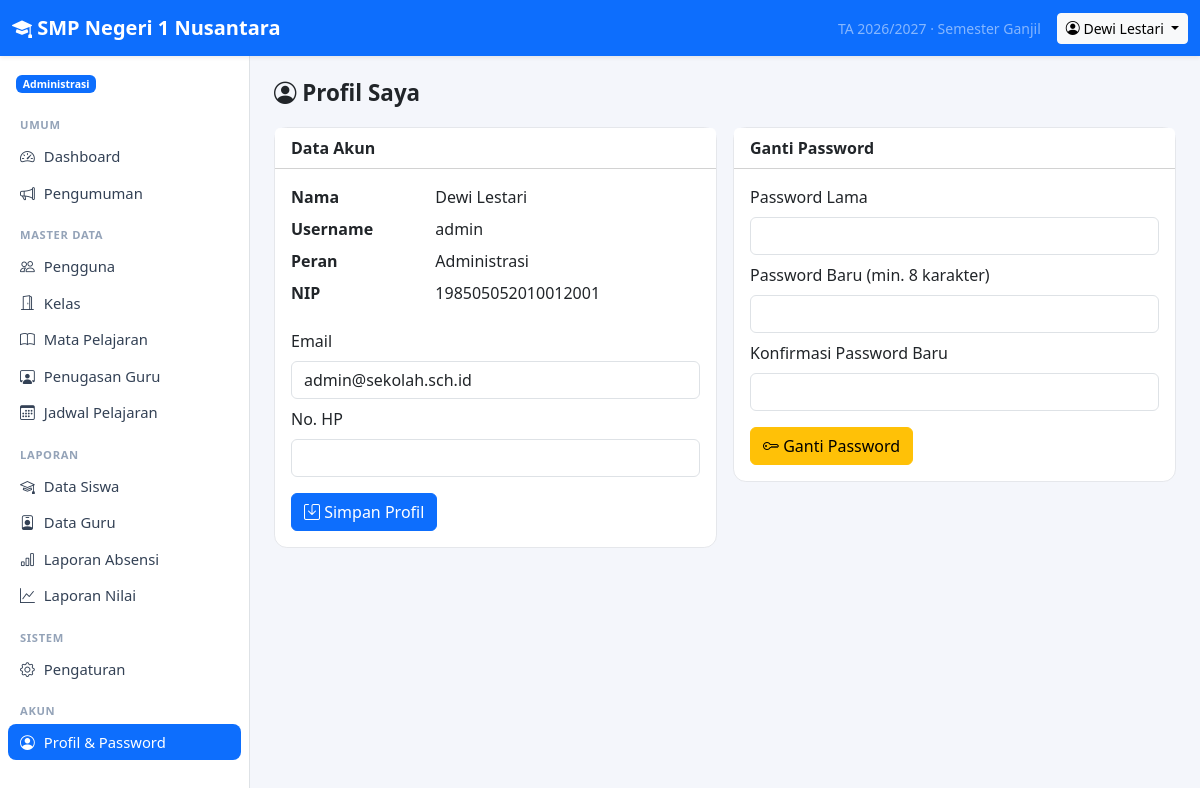
The app's page /index.php?r=profil (signed in) with its own data.
### tables this page shows
CREATE TABLE `settings` (
  `skey` varchar(50) NOT NULL,
  `svalue` text DEFAULT NULL,
  PRIMARY KEY (`skey`)
);

CREATE TABLE `users` (
  `id` int(11) NOT NULL AUTO_INCREMENT,
  `username` varchar(50) NOT NULL,
  `password_hash` varchar(255) NOT NULL,
  `name` varchar(100) NOT NULL,
  `role` varchar(20) NOT NULL,
  `nip` varchar(30) DEFAULT NULL,
  `email` varchar(100) DEFAULT NULL,
  `phone` varchar(30) DEFAULT NULL,
  `active` int(11) NOT NULL DEFAULT 1,
  `created_at` datetime DEFAULT current_timestamp(),
  PRIMARY KEY (`id`),
  UNIQUE KEY `username` (`username`),
  KEY `idx_users_role` (`role`)
);

### app/helpers.php (called while the page is built, shortened)
<?php
function config(string $key, mixed $default = null): mixed
{
    $value = $GLOBALS['config'];
    foreach (explode('.', $key) as $part) {
        $value = $value[$part];
    }
    return $value;
}
function e(mixed $value): string
{
    return htmlspecialchars((string) ($value ?? ''), ENT_QUOTES, 'UTF-8');
}
function url(string $route = '', array $params = []): string
{
    $query = $route !== '' ? ['r' => $route] + $params : $params;
    return 'index.php' . ($query ? '?' . http_build_query($query) : '');
}
function param(string $key, string $default = ''): string
{
    $v = $_GET[$key] ?? $default;
    return is_string($v) ? trim($v) : $default;
}
function render(string $view, array $data = [], string $title = ''): void
{
    extract($data, EXTR_SKIP);
    require BASE_PATH . '/app/views/' . $view . '.php';
    $content = ob_get_clean();
    require BASE_PATH . '/app/views/layout.php';
}
function role_label(string $role): string
{
    return ROLES[$role] ?? $role;
}
function setting(string $key, string $default = ''): string
{
    static $cache = null;
    if ($cache === null) {
        $cache = [];
        foreach (db_all('SELECT skey, svalue FROM settings') as $row) {
            $cache[$row['skey']] = (string) $row['svalue'];
        }
    }
    return $cache[$key] ?? $default;
}
function period(): array
{
    return [
        'year'     => setting('academic_year', date('Y') . '/' . (date('Y') + 1)),
        'semester' => setting('semester', 'Ganjil'),
    ];
}

### app/controllers/auth.php (called while the page is built, shortened)
<?php
function auth_profile(): void
{
    $me = current_user();
    $student = $me['role'] === 'siswa' ? student_by_user((int) $me['id']) : null;
    render('auth/profile', ['me' => $me, 'student' => $student], 'Profil Saya');
}

### public/index.php (called while the page is built, shortened)
<?php
$routes = require BASE_PATH . '/app/routes.php';
$route  = trim(param('r'), '/');
[$file, $handler, $roles] = $routes[$route];
if ($roles !== null) {
    $roles === [] ? require_login() : require_role(...$roles);
}
try {
    $handler();
} catch (Throwable $e) {
    error_log((string) $e);
    if (config('debug')) {
        throw $e;
    }
    abort(500, 'Terjadi kesalahan pada server. Silakan coba lagi.');
}

### app/auth.php (called while the page is built, shortened)
<?php
function current_user(): ?array
{
    static $user = false;
    if ($user !== false) {
        return $user;
    }
    $uid = $_SESSION['uid'] ?? null;
    $user = $uid ? db_one('SELECT * FROM users WHERE id = ? AND active = 1', [$uid]) : null;
    return $user;
}
function require_login(): array
{
    $u = current_user();
    return $u;
}

### app/db.php (called while the page is built, shortened)
<?php
function db(): PDO
{
    static $pdo = null;
    if ($pdo instanceof PDO) {
        return $pdo;
    }
    $c = config('db');
    $options = [
        PDO::ATTR_ERRMODE            => PDO::ERRMODE_EXCEPTION,
        PDO::ATTR_DEFAULT_FETCH_MODE => PDO::FETCH_ASSOC,
        PDO::ATTR_EMULATE_PREPARES   => false,
    ];
    try {
        if ($c['driver'] === 'mysql') {
            $dsn = sprintf('mysql:host=%s;port=%s;dbname=%s;charset=utf8mb4', $c['host'], $c['port'], $c['name']);
            $pdo = new PDO($dsn, $c['user'], $c['pass'], $options);
            $pdo->exec("SET time_zone = '" . date('P') . "'");
        } else {
            $pdo = new PDO('sqlite:' . $c['sqlite_path'], null, null, $options);
            $pdo->exec('PRAGMA foreign_keys = ON');
            $pdo->exec('PRAGMA journal_mode = WAL');
        }
    } catch (PDOException $e) {
        if (PHP_SAPI === 'cli') {
            throw $e;
        }
        error_log((string) $e);
        while (ob_get_level() > 0) {
            ob_end_clean();
        }
        http_response_code(500);
        exit('<!doctype html><html lang="id"><meta charset="utf-8"><meta name="viewport" content="width=device-width, initial-scale=1">'
            . '<title>Database tidak terhubung</title>'
            . '<body style="font-family:system-ui,sans-serif;background:#f4f6fb;margin:0;padding:16px">'
            . '<div style="max-width:640px;margin:64px auto;background:#fff;border:1px solid #e5e7eb;border-radius:12px;padding:28px">'
            . '<h2 style="margin-top:0;color:#b91c1c">Tidak dapat terhubung ke database</h2>'
            . '<p>Aplikasi tidak bisa tersambung ke server database. Periksa hal berikut:</p><ol style="line-height:1.7">'
            . '<li>Nama database, user, dan password di <code>config.local.php</code> (atau <code>config.php</code>) sudah benar.</li>'
            . '<li>User database sudah ditambahkan ke database dengan hak <em>ALL PRIVILEGES</em>.</li>'
            . '<li>File <code>database/sekolah_mysql_kosong.sql</code> atau <code>sekolah_mysql.sql</code> sudah di-import.</li>'
            . '<li>Server MySQL/MariaDB sedang berjalan.</li></ol>'
            . '<p style="color:#64748b;font-size:14px;margin-bottom:0">Detail kesalahan dicatat di log error server.</p></div></body></html>');
    }
    return $pdo;
}
function db_query(string $sql, array $params = []): PDOStatement
{
    $st = db()->prepare($sql);
    $st->execute($params);
    return $st;
}
function db_one(string $sql, array $params = []): ?array
{
    $row = db_query($sql, $params)->fetch();
    return $row === false ? null : $row;
}
function db_all(string $sql, array $params = []): array
{
    return db_query($sql, $params)->fetchAll();
}

### app/menu.php (called while the page is built, shortened)
<?php
function menu_for(string $role): array
{
    $common = ['Umum' => [
        ['Dashboard', '', 'speedometer2'],
        ['Pengumuman', 'pengumuman', 'megaphone'],
    ]];
    $teaching = ['Mengajar' => [
        ['Jadwal Mengajar', 'guru/jadwal', 'calendar-week'],
        ['Input Absensi', 'guru/absensi', 'clipboard-check'],
        ['Input Nilai', 'guru/nilai', 'pencil-square'],
    ]];
    return $common + ($menus[$role] ?? []) + ['Akun' => [['Profil & Password', 'profil', 'person-circle']]];
}

### app/views/auth/profile.php (the view, shortened to what this page needs)
<div class="page-header"><h1><i class="bi bi-person-circle"></i> Profil Saya</h1></div>
<div class="row g-3">
    <div class="col-lg-6">
        <div class="card">
            <div class="card-header bg-white fw-semibold">Data Akun</div>
            <div class="card-body">
                <dl class="row mb-3">
                    <dt class="col-sm-4">Nama</dt><dd class="col-sm-8"><?= e($me['name']) ?></dd>
                    <dt class="col-sm-4">Username</dt><dd class="col-sm-8"><?= e($me['username']) ?></dd>
                    <dt class="col-sm-4">Peran</dt><dd class="col-sm-8"><?= e(role_label($me['role'])) ?></dd>
                    <?php if ($me['nip']): ?><dt class="col-sm-4">NIP</dt><dd class="col-sm-8"><?= e($me['nip']) ?></dd><?php endif; ?>
                </dl>
                <form method="post">
                    <div class="mb-2"><label class="form-label">Email</label>
                        <input class="form-control" type="email" name="email" value="<?= e($me['email']) ?>"></div>
                    <div class="mb-3"><label class="form-label">No. HP</label>
                        <input class="form-control" name="phone" value="<?= e($me['phone']) ?>"></div>
                    <button class="btn btn-primary"><i class="bi bi-save"></i> Simpan Profil</button>
                </form>
            </div>
        </div>
    </div>
    <div class="col-lg-6">
        <div class="card">
            <div class="card-header bg-white fw-semibold">Ganti Password</div>
            <div class="card-body">
                <form method="post">
                    <div class="mb-2"><label class="form-label">Password Lama</label>
                        <input class="form-control" type="password" name="old_password" required></div>
                    <div class="mb-2"><label class="form-label">Password Baru (min. 8 karakter)</label>
                        <input class="form-control" type="password" name="new_password" minlength="8" required></div>
                    <div class="mb-3"><label class="form-label">Konfirmasi Password Baru</label>
                        <input class="form-control" type="password" name="confirm_password" minlength="8" required></div>
                    <button class="btn btn-warning"><i class="bi bi-key"></i> Ganti Password</button>
                </form>
            </div>
        </div>
    </div>
</div>

### app/views/layout.php (shortened to what this page needs)
<?php
$me = current_user();
$currentRoute = trim(param('r'), '/');
$schoolName = setting('school_name', config('app_name'));
$p = period();
?>
<!doctype html>
<html lang="id">
<head>
    <link href="assets/vendor/bootstrap/bootstrap.min.css" rel="stylesheet">
    <link href="assets/vendor/bootstrap-icons/bootstrap-icons.min.css" rel="stylesheet">
    <link href="assets/app.css" rel="stylesheet">
</head>
<body>
<?php if ($me): ?>
<nav class="navbar navbar-dark bg-primary sticky-top shadow-sm d-print-none">
    <div class="container-fluid">
        <a class="navbar-brand fw-semibold me-auto" href="<?= url() ?>"><i class="bi bi-mortarboard-fill"></i> <?= e($schoolName) ?></a>
        <span class="navbar-text text-white-50 small d-none d-md-inline me-3">
            TA <?= e($p['year']) ?> · Semester <?= e($p['semester']) ?>
        </span>
        <div class="dropdown">
            <button class="btn btn-sm btn-light dropdown-toggle" data-bs-toggle="dropdown">
                <i class="bi bi-person-circle"></i> <span class="d-none d-sm-inline"><?= e($me['name']) ?></span>
            </button>
        </div>
    </div>
</nav>
<div class="d-flex">
    <aside class="offcanvas-lg offcanvas-start sidebar border-end bg-body d-print-none" tabindex="-1" id="sidebar">
        <div class="offcanvas-body d-block p-2">
            <div class="px-2 py-2 mb-2 small">
                <span class="badge text-bg-primary"><?= e(role_label($me['role'])) ?></span>
            </div>
            <?php foreach (menu_for($me['role']) as $section => $items): ?>
                <div class="menu-section"><?= e($section) ?></div>
                <ul class="nav nav-pills flex-column mb-2">
                    <?php foreach ($items as [$label, $route, $icon]):
                        $active = $currentRoute === $route || ($route !== '' && str_starts_with($currentRoute, $route . '/')); ?>
                        <li class="nav-item">
                            <a class="nav-link<?= $active ? ' active' : '' ?>" href="<?= url($route) ?>">
                                <i class="bi bi-<?= e($icon) ?>"></i> <?= e($label) ?>
                            </a>
                        </li>
                    <?php endforeach; ?>
                </ul>
            <?php endforeach; ?>
        </div>
    </aside>
    <main class="flex-grow-1 p-3 p-md-4 main-content">
        <?= $content ?>
    </main>
</div>
<?php else: ?>
    <?= $content ?>
<?php endif; ?>
</body>
</html>

### public/assets/app.css (style rules this page uses)
body { background: #f4f6fb; }
.sidebar { width: 250px; flex-shrink: 0; min-height: calc(100vh - 56px); }
@media (min-width: 992px) { .sidebar { position: sticky; top: 56px; height: calc(100vh - 56px); overflow-y: auto; } }
.sidebar .nav-link { color: #334155; border-radius: .5rem; padding: .45rem .75rem; font-size: .925rem; }
.sidebar .nav-link.active { background: var(--bs-primary); color: #fff; }
.sidebar .nav-link i { width: 1.25rem; display: inline-block; }
.menu-section { font-size: .7rem; text-transform: uppercase; letter-spacing: .06em; color: #94a3b8; padding: .5rem .75rem .25rem; font-weight: 600; }
.main-content { min-width: 0; }
.card { border-radius: .8rem; border-color: #e5e7eb; }
.page-header { display: flex; flex-wrap: wrap; gap: .75rem; justify-content: space-between; align-items: center; margin-bottom: 1.25rem; }
.page-header h1 { font-size: 1.4rem; margin: 0; font-weight: 600; }

### records on screen
settings: skey "2026/2027", skey "Ganjil"
users: name "Dewi Lestari", role "Administrasi", username "admin", nip "198505052010012001", email "admin@sekolah.sch.id"

### other values on screen
$schoolName "SMP Negeri 1 Nusantara"
$section "UMUM"
$label "Dashboard"
$label "Pengumuman"
$section "MASTER DATA"
$label "Pengguna"
$label "Kelas"
$label "Mata Pelajaran"
$label "Penugasan Guru"
$label "Jadwal Pelajaran"
$section "LAPORAN"
$label "Data Siswa"
$label "Data Guru"
$label "Laporan Absensi"
$label "Laporan Nilai"
